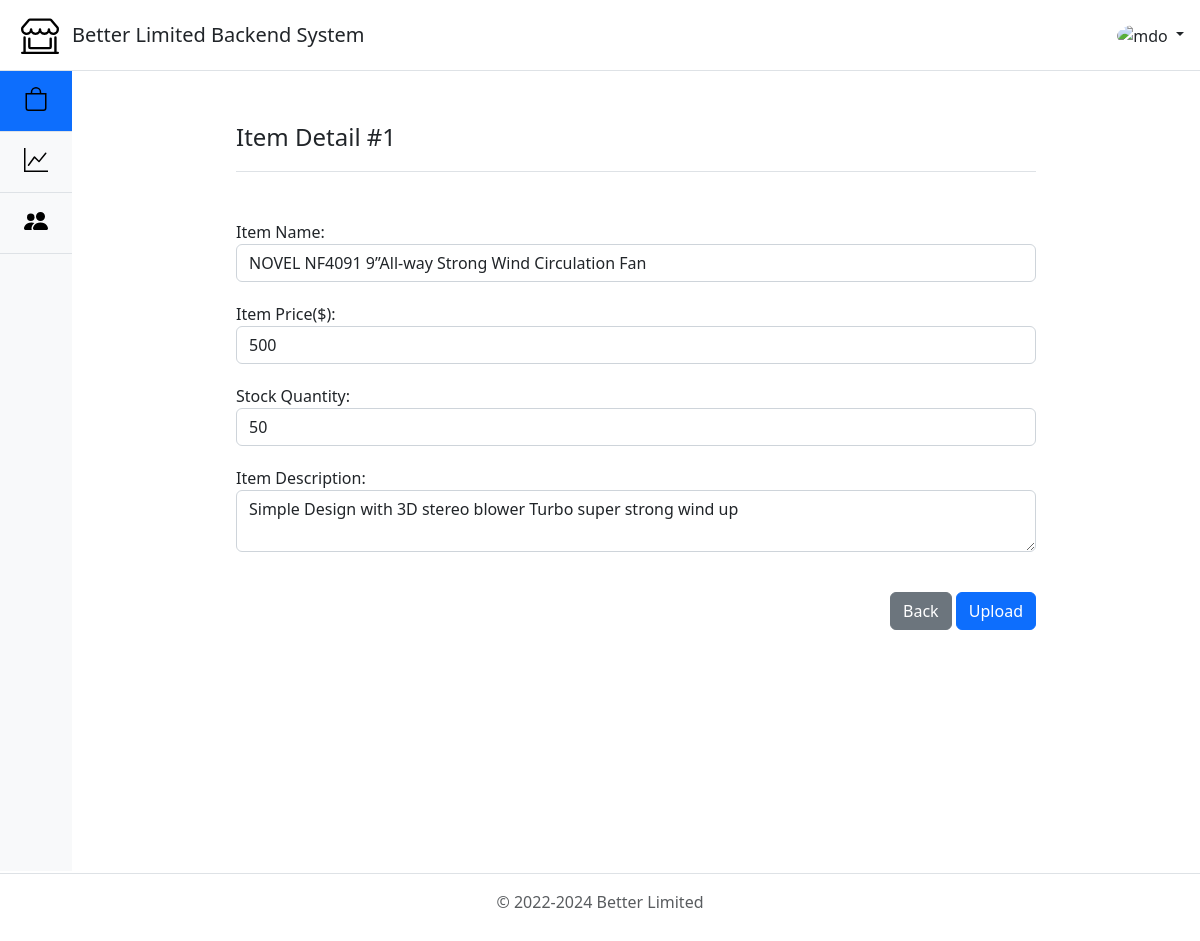
Page /manager/ItemDetail.php?id=1 (signed in) on the committed database.
### tables this page shows
CREATE TABLE `Item` (
  `itemID` int(11) NOT NULL,
  `itemName` varchar(255) NOT NULL,
  `itemDescription` text,
  `stockQuantity` int(11) NOT NULL DEFAULT '0',
  `price` double NOT NULL
);

### manager/ItemDetail.php (the view, shortened to what this page needs)
<!doctype html>
<html lang="en">
  <head>
    <link href="../css/style.css" rel="stylesheet">
    <link href="../css/bootstrap-main.css" rel="stylesheet">
  </head>
<body>
<?php include_once '../include/bootstrapImage.php';
          include_once 'include/ManagerHeader.php';
    ?>
  <main class="d-flex flex-nowrap">
      <div class="d-flex flex-column flex-shrink-0 bg-light" style="width: 4.5rem;">
        <ul class="nav nav-pills nav-flush flex-column mb-auto text-center">
          <li class="nav-item">
            <a href="ProductItem.php" class="nav-link active py-3 border-bottom rounded-0" aria-current="page" title="Product Item" data-bs-toggle="tooltip" data-bs-placement="right">
              <svg class="bi pe-none" width="24" height="24" role="img" aria-label="Item"><use xlink:href="#Item"/></svg>
            </a>
          </li>
          <li>
            <a href="MonthlyReport.php" class="nav-link py-3 border-bottom rounded-0" title="Monthly Report" data-bs-toggle="tooltip" data-bs-placement="right">
              <svg class="bi pe-none" width="24" height="24" role="img" aria-label="Chart"><use xlink:href="#Chart"/></svg>
            </a>
          </li>
          <li>
            <a href="Customer.php" class="nav-link py-3 border-bottom rounded-0" title="Customer" data-bs-toggle="tooltip" data-bs-placement="right">
              <svg class="bi pe-none" width="24" height="24" role="img" aria-label="Customer"><use xlink:href="#Customer"/></svg>
            </a>
          </li>
        </ul>
      </div>
    <div class="MainContent col-lg-8 py-md-5 mx-auto"  >
    <?php
      require_once('../conn/conn.php');
      $HaveError = false;
      if(!empty($_GET['id'])){
        $sql = "SELECT * from Item WHERE itemID = '{$_GET['id']}'";
        $rs = mysqli_query($conn, $sql) or die (mysqli_error($conn));
      }else
        $HaveError = true;
      if($HaveError){
        include_once '../include/404NotFound.php';
      }else{
      ?>
      <div class=" align-items-center pb-3 mb-5 border-bottom">
        <a class="d-flex align-items-center text-dark text-decoration-none">
          <span class="fs-4">Item Detail #<?php echo $_GET['id'] ?> </span>
        </a>
      </div>
      <form id="myForm" name="form" action="<?php echo $_SERVER["PHP_SELF"] . "?id=" . $_GET["id"] . "" ?>" method="POST">
        <?php
          while($rc = mysqli_fetch_assoc($rs)){
          extract($rc);
            echo <<<EOD
              <div>
                <div style="margin-top:20px">Item Name:<input type="text" class="form-control" name="itemName" id="itemName" value="$itemName" required></div>
                <div style="margin-top:20px">Item Price($):<input type="number" class="form-control" min="1" name="itemPrice" value="$price" required></div>
                <div style="margin-top:20px">Stock Quantity:<input type="number" class="form-control" min="0" name="qty" value="$stockQuantity" required></div>
                <div style="margin-top:20px">Item Description:<textarea class="form-control" name="Description" id="Description" required>$itemDescription</textarea></div>
              </div>
EOD;
          }
        ?>
          <div class="putRightDown">
            <a href="ProductItem.php">
              <button type="button" class="btn btn-secondary" data-bs-dismiss="modal">Back</button></a>
              <button type="button" class="btn btn-primary" data-bs-toggle="modal" data-bs-target="#exampleModal" data-bs-whatever="@mdo">Upload</button>
          </div>
          </div>
        </main>
  <?php include_once '../include/Footer.php';?>
  <?php } ?>
</body>
</html>

### css/style.css (style rules this page uses)
body { min-height: 100vh; min-height: -webkit-fill-available; font-family: 'Segoe UI', Tahoma, Geneva, Verdana, sans-serif; margin: 0; }
html { height: -webkit-fill-available; }
main { height: 100vh; height: -webkit-fill-available; max-height: 100vh; overflow-x: auto; overflow-y: hidden; }
.bi { vertical-align: -.125em; }
.putRightDown { margin-top: 40px; text-align:end; }

### rows in the picture
item: itemName "NOVEL NF4091 9”All-way Strong Wind Circulation Fan", itemPrice "500", qty "50", Description "Simple Design with 3D stereo blower Turbo super strong wind up"

### other values in the picture
$_GET['id'] "1"
